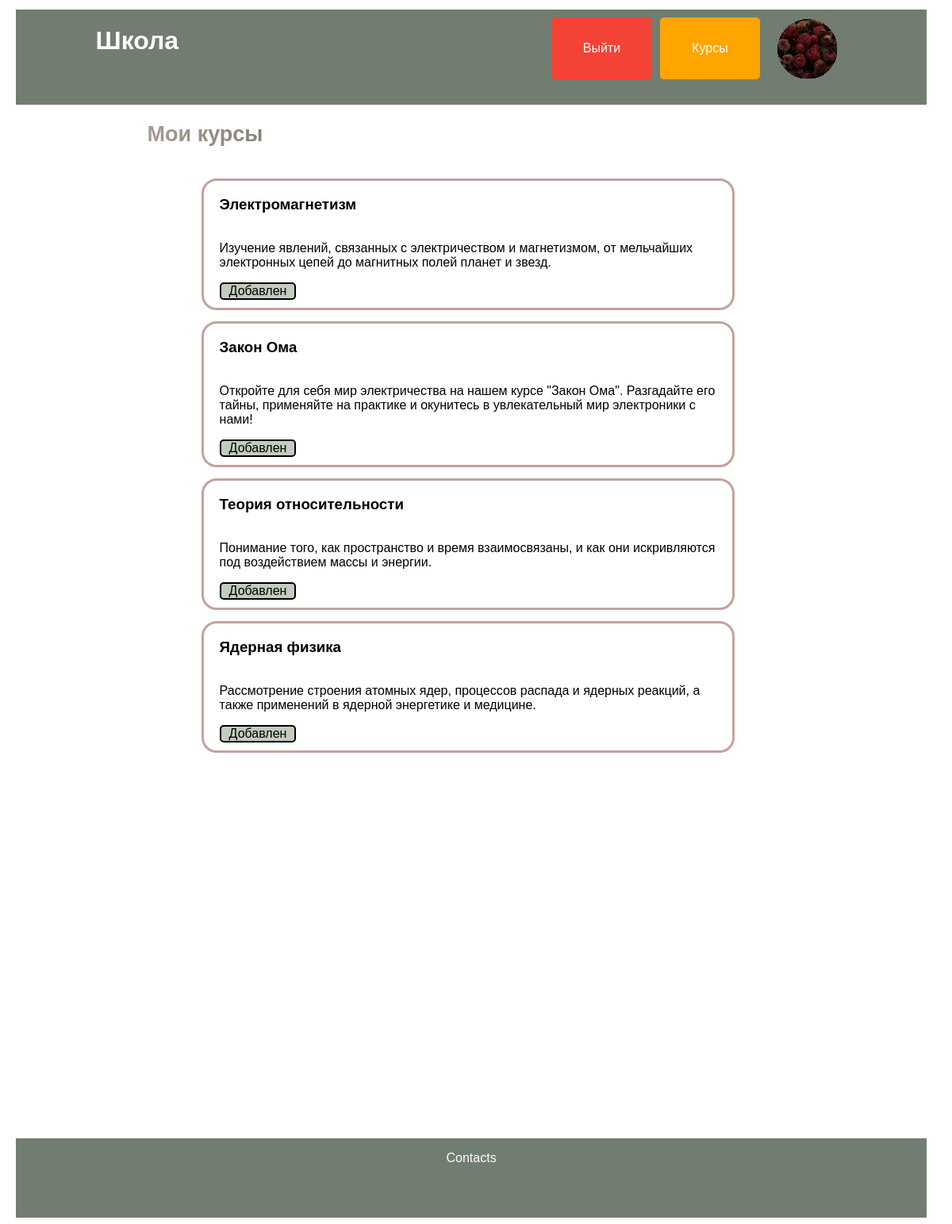
Page /home/my-courses (signed in) on the committed database.
### data/users.py (models this page shows, shortened)
class User(SqlAlchemyBase, UserMixin):
    __tablename__ = 'users'
    id = sqlalchemy.Column(sqlalchemy.Integer,
                           primary_key=True, autoincrement=True)
    name = sqlalchemy.Column(sqlalchemy.String, nullable=True)
    about = sqlalchemy.Column(sqlalchemy.String, nullable=True)
    email = sqlalchemy.Column(sqlalchemy.String,
                              index=True, unique=True, nullable=True)
    hashed_password = sqlalchemy.Column(sqlalchemy.String, nullable=True)
    created_date = sqlalchemy.Column(sqlalchemy.DateTime,
                                     default=datetime.datetime.now)
    photo = sqlalchemy.Column(sqlalchemy.String, default='default.jpg')
    user_course = orm.relationship("UserCourse", back_populates='user')

### data/courses.py (models this page shows)
class Course(SqlAlchemyBase):
    __tablename__ = 'courses'
    id = sqlalchemy.Column(sqlalchemy.Integer,
                           primary_key=True, autoincrement=True)
    title = sqlalchemy.Column(sqlalchemy.String, nullable=True)
    description = sqlalchemy.Column(sqlalchemy.String, nullable=True)
    content = sqlalchemy.Column(sqlalchemy.String, nullable=True)
    created_date = sqlalchemy.Column(sqlalchemy.DateTime,
                                     default=datetime.datetime.now)
    user_course = orm.relationship("UserCourse", back_populates='course')

### main.py (the view, shortened to what this page needs)
@login_required
@app.route('/home/my-courses', methods=['GET', 'POST'])
def my_courses():
    global userinf
    form = HomeForm()
    db_sess = db_session.create_session()
    id_courses = db_sess.query(UserCourse).filter(UserCourse.user_id == current_user.id).all()
    my_courses = []
    if id_courses != []:
        for el in id_courses:
            courses = db_sess.query(Course).filter(Course.id == el.id_course).first()
            my_courses.append(courses)
    return render_template('my_courses.html', course=my_courses, len=len(my_courses), form=form, userinf=current_user)

### data/db_session.py (called while the page is built)
def create_session() -> Session:
    global __factory
    return __factory()

### main.py (called while the page is built)
@login_manager.user_loader
def load_user(user_id):
    db_sess = db_session.create_session()
    return db_sess.query(User).get(user_id)

### templates/my_courses.html (shortened to what this page needs)
{% extends "base.html" %}
{% block content %}
<h2 class="gradient">Мои курсы</h2>
<form action="" method="post">
<div class="all-courses">
{% for i in range(len) %}
    <div class="all-onecourse" data-course-id="{{ course[i].id }}">
<h3><a class="all-onecourse-a">{{ course[i].title }}</a></h3>
        <p><a class="all-onecourse-a">{{ course[i].description }}</a></p>
        <div class="course-del-button">
        <a class="delete-button" href="/delete_my_course/{{ course[i].id }}/2"></a>
            </div>
        </div>
{% endfor %}
    </div>
            </form>
{% endblock %}

### templates/base.html (shortened to what this page needs)
<!DOCTYPE html>
<html lang="en">
<head>
        <link rel="stylesheet" href="../../../static/styles.css">
</head>
<body>
    <div class="head">
        <a href="/" class="name"><h1 class="name">Школа</h1></a>
        {% if current_user.is_authenticated %}
            <a href="/logout"><button class="logout-button">Выйти</button></a>
            <a href="/home"><button class="courses-button">Курсы</button></a>
            <a href="/home/personal-class/<{{ current_user.email }}>"><img class="avatar" src="../../../static/avatars/{{ current_user.photo }}" alt="no"></a>
    {% else %}
            <a href="/login"><button class="login-button">Войти</button></a>
            <a href="/login/registration"><button class="register-button">Зарегистрироваться</button></a>
            <a href="/home"><button class="courses-button">Курсы</button></a>
    {% endif %}
        </div>
</body>
<main role="main" class="container">
    {% block content %}{% endblock %}
</main>
<footer>
    <div class="footer">
            <p>
                Contacts
            </p>
    </div>
</footer>
</html>

### static/styles.css (style rules this page uses)
a { color: inherit; }
.head { display: flex; flex-direction: row; flex-wrap: wrap; justify-content: center; margin-left: 1%; margin-right: 1%; margin-top: 1%; background-color: rgb(114,125,113); font-family: Verdana, Helvetica, Arial, sans-serif; width: 97%; height: 120px; padding-buttom: 1%; color: #FFFFFF; }
.head img { width: 100px; height: 100px; }
.name { display: inline-block; width: 50%; margin-buttom: 100%; font-family: Verdana, Helvetica, Arial, sans-serif; }
.footer { margin-left: 1%; margin-right: 1%; margin-top: 40%; text-align: center; display: inline-block; background-color: rgb(114,125,113); color: #FFFFFF; font-family: Verdana, Helvetica, Arial, sans-serif; width: 97%; height: 100px; }
.gradient { font-size: 27px; font-weight: 600; background-image: linear-gradient(to left, #4d685a, #aa998f); color: transparent; background-clip: text; -webkit-background-clip: text; display: inline-block; width: 30%; margin-left: 15%; font-family: Verdana, Helvetica, Arial, sans-serif; }
.all-courses { margin-left: 21%; margin-right: 21%; display: flex; flex-direction: column; flex-wrap: wrap; flex-start; justify-content: center; }
.all-onecourse { cursor: pointer; transition: background-color 0.3s ease; display: flex; flex-direction: column; flex-wrap: wrap; justify-content: flex-start ; outline: solid rgb(195,162,158); border-radius: 1rem; margin-right: 3%; margin-top: 3%; font-family: Verdana, Helvetica, Arial, sans-serif; }
.all-onecourse h3 { margin-left: 3%; }
.all-onecourse p { margin-left: 3%; }
.all-onecourse-a { text-decoration:none; color: black; }
.delete-button { background-color: #c2ccbe; color: #000000; padding-left: 10px; padding-right: 10px; border: 2px solid #000000; border-radius: 5px; text-decoration: none; display: inline-block; transition: background-color 0.3s, color 0.3s, border-color 0.3s; }
.delete-button::before { content: "Добавлен"; }
.course-del-button { margin-left: 3%; margin-bottom: 10px; }
.login-button, .register-button, .logout-button, .courses-button { padding: 30px 40px; font-size: 16px; cursor: pointer; border: none; border-radius: 5px; margin-right: 10px; margin-top: 10px; }
.logout-button { background-color: #f44336; color: white; }
.courses-button { background-color: #FFA500; color: white; }

### rows in the picture
User: photo (picture)
Course: title "Электромагнетизм", description "Изучение явлений, связанных с электричеством и магнетизмом, от мельчайших электронных цепей до магнитных полей планет и звезд."
Course: title "Закон Ома", description "Откройте для себя мир электричества на нашем курсе \"Закон Ома\". Разгадайте его тайны, применяйте на практике и окунитесь в увлекательный мир электроники с нами!"
Course: title "Теория относительности", description "Понимание того, как пространство и время взаимосвязаны, и как они искривляются под воздействием массы и энергии."
Course: title "Ядерная физика", description "Рассмотрение строения атомных ядер, процессов распада и ядерных реакций, а также применений в ядерной энергетике и медицине."
